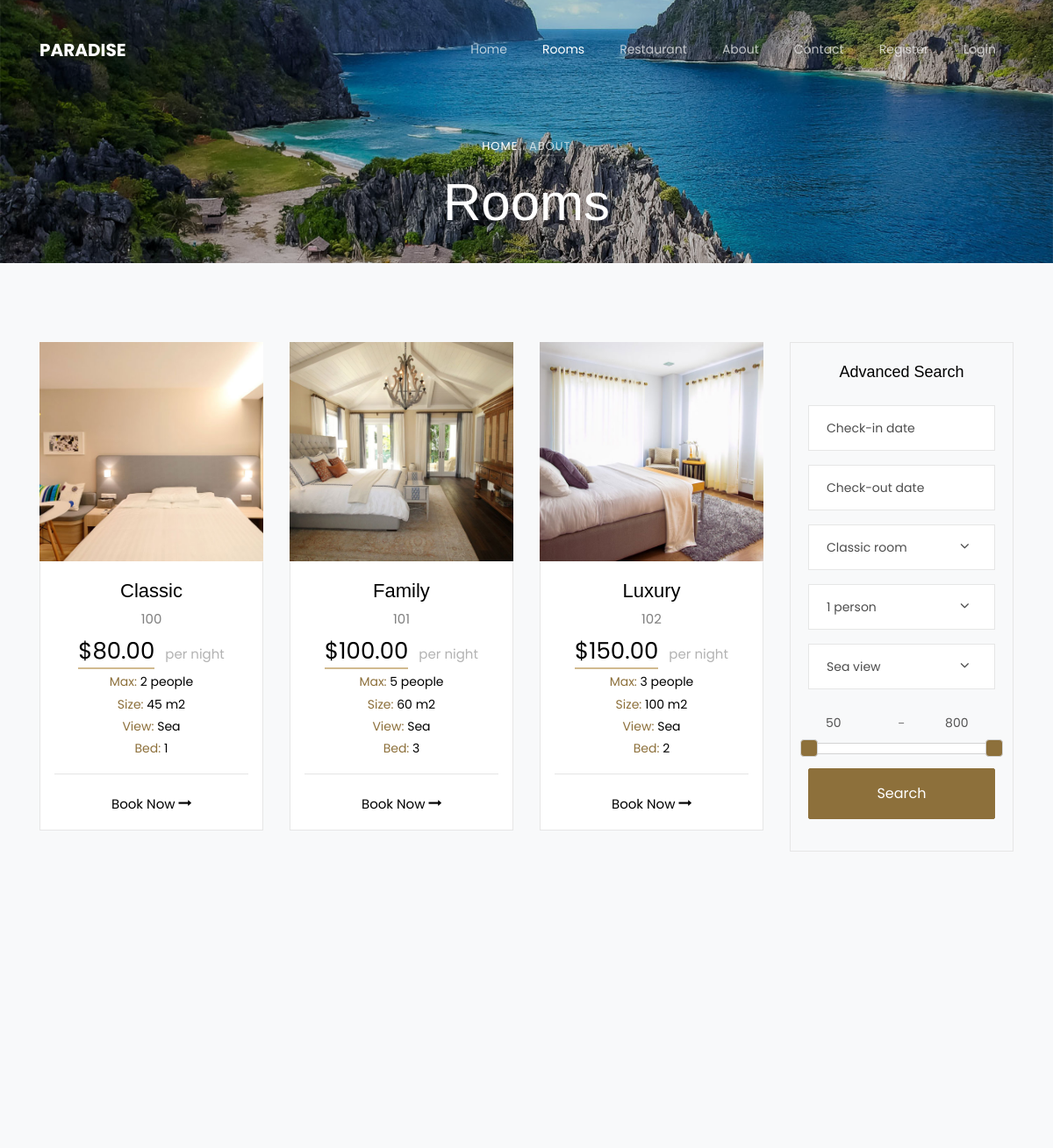
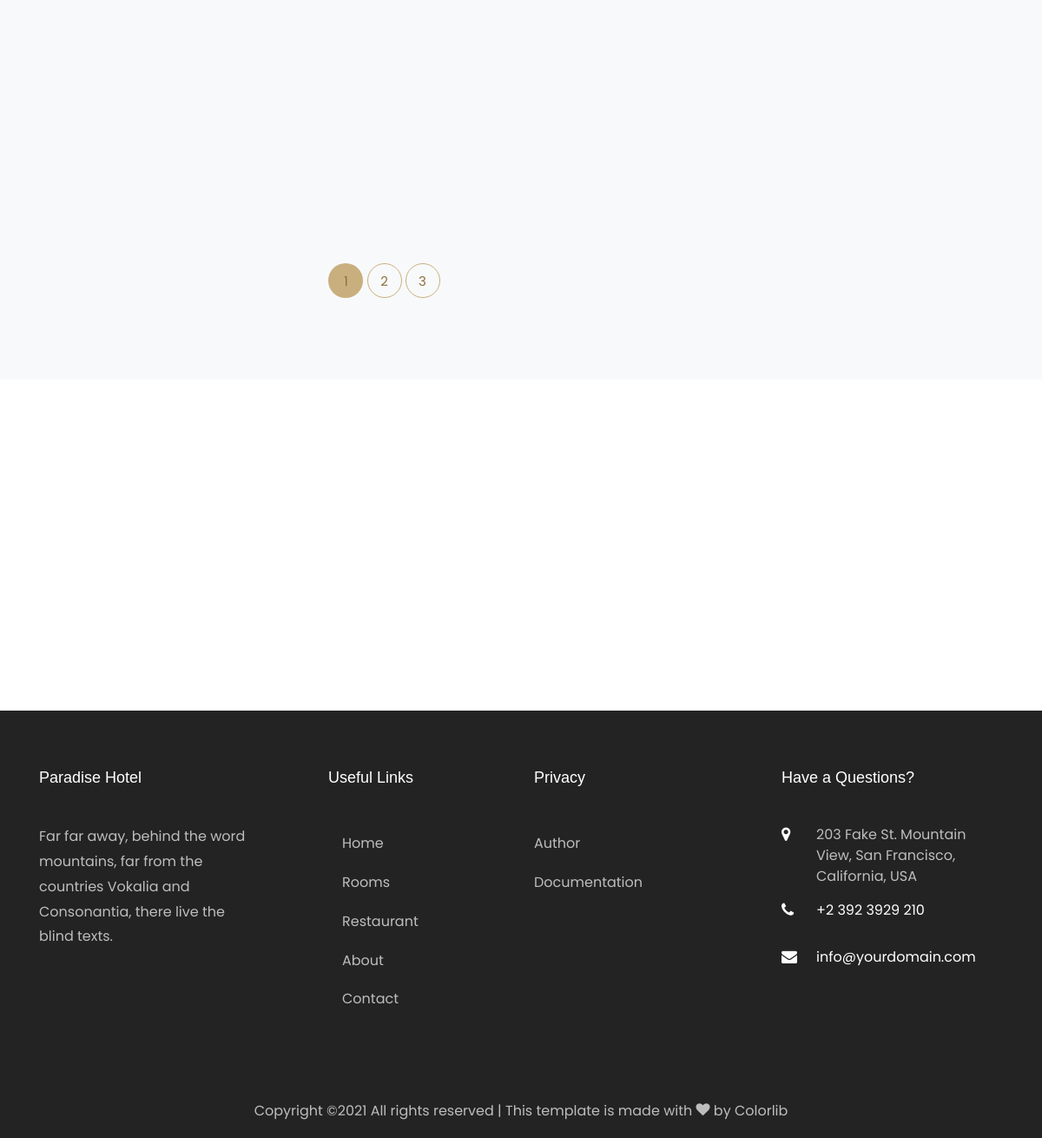
Screenshot of /index.php?page=rooms with the database file from the repository (2 pictures, top to bottom).
### tables this page shows
CREATE TABLE `menu` (
  `id` int(255) NOT NULL,
  `link` varchar(255) NOT NULL,
  `name` varchar(255) NOT NULL,
  `position` int(255) NOT NULL
);

CREATE TABLE `room` (
  `id` int(255) NOT NULL,
  `number` int(255) NOT NULL,
  `size` int(10) NOT NULL,
  `num_people` int(10) NOT NULL,
  `num_beds` int(10) NOT NULL,
  `coverImage` varchar(255) NOT NULL,
  `description` text NOT NULL,
  `id_view` int(255) NOT NULL,
  `id_room_type` int(10) NOT NULL
);

CREATE TABLE `room_type` (
  `id` int(10) NOT NULL,
  `name` varchar(255) NOT NULL
);

CREATE TABLE `view` (
  `id` int(255) NOT NULL,
  `name` varchar(255) NOT NULL
);

### views/pages/rooms.php (the view, shortened to what this page needs)
   <div class="hero-wrap" style="background-image: url('assets/images/bg_1.jpg');">
     <div class="overlay"></div>
     <div class="container">
       <div class="row no-gutters slider-text d-flex align-itemd-end justify-content-center">
         <div class="col-md-9 ftco-animate text-center d-flex align-items-end justify-content-center">
         	<div class="text">
            <p class="breadcrumbs mb-2"><span class="mr-2"><a href="index.html">Home</a></span> <span>About</span></p>
            <h1 class="mb-4 bread">Rooms</h1>
           </div>
         </div>
       </div>
     </div>
   </div>
   <section class="ftco-section bg-light">
   	<div class="container">
   		<div class="row">
			<div class="col-lg-9">
				<div class="row" id="rooms">
				<?php
				$page = 0;
				$query = "SELECT r.id AS idRoom, r.number, v.name AS view, r.size, r.num_people, r.num_beds, r.coverImage, p.price, rt.name
						  from room_type rt INNER JOIN room r ON rt.id=r.id_room_type
						  INNER JOIN price p ON r.id=p.id_room INNER JOIN view v ON v.id=r.id_view
						  WHERE p.price = (SELECT MAX(price) FROM price WHERE id_room = r.id) ORDER BY r.id
						  LIMIT $page,6";
				$prepare = $conn->prepare($query);
				$result = $prepare->execute();
				if($result):
					$rooms = $prepare->fetchAll();
				foreach($rooms as $r):
			?>
			<div class="col-sm col-md-6 col-lg-4 ftco-animate">
	    		<div class="room">
	    			<a href="index.php?page=room-single&id=<?= $r->idRoom ?>" class="img d-flex justify-content-center align-items-center" style="background-image: url(assets/images/<?= $r->coverImage ?>.jpg);">
	    			</a>
	    			<div class="text p-3 text-center">
						<h3 class="mb-3"><a href="index.php?page=room-single&id=<?= $r->idRoom ?>"><?= $r->name ?></a></h3>
						<p><?= $r->number ?></p>
	    				<p><span class="price mr-2">&#36;<?= $r->price ?>.00</span> <span class="per">per night</span></p>
	    					<ul class="list">
	    						<li><span>Max: </span><?= $r->num_people ?> people</li>
	    						<li><span>Size: </span><?= $r->size ?> m2</li>
	    						<li><span>View: </span><?= $r->view ?></li>
	    						<li><span>Bed:  </span><?= $r->num_beds ?></li>
	    					</ul>
	    					<hr>
	    				<p class="pt-1"><a href="index.php?page=room-single&id=<?= $r->id ?>" class="btn-custom">Book Now <span class="icon-long-arrow-right"></span></a></p>
	    			</div>
	    		</div>
			</div>
				<?php endforeach; endif; ?>
			<div class="row mt-5">
				<div class="col text-center">
					<div class="block-27">
						<ul>
						<li class="<?= (!isset($_GET['p']))? 'active': ''; ?>"><a href="index.php?page=rooms">1</a></li>
							<?php
								$numOfRooms = "SELECT count(*) AS num FROM room";
								$result = $conn->query($numOfRooms)->fetch();
								$rooms = $result->num;
								$paginationNum = ceil($rooms/6);
								for($i=2; $i<=$paginationNum; $i++):
							?>
							<li class="<?= ($_GET['p']==$i)? 'active': ''; ?>"><a href="index.php?page=rooms&p=<?= $i ?>"><?= $i ?></a></li>
								<?php endfor;?>
						</ul>
					</div>
				</div>
   			</div>
	    </div>
	    	</div>
	    	<div class="col-lg-3 sidebar">
      		<div class="sidebar-wrap bg-light ftco-animate">
      			<h3 class="heading mb-4">Advanced Search</h3>
      			<form action="#" method="POST">
      				<div class="fields">
	              <div class="form-group">
				  	<input type="text" class="form-control checkin_date" placeholder="Check-in date" id="checkIn">
				</div>
	              <div class="form-group">
				  	<input type="text" class="form-control checkout_date" placeholder="Check-out date" id="checkOut">
	              </div>
	              <div class="form-group">
	                <div class="select-wrap one-third">
						<div class="icon"><span class="ion-ios-arrow-down"></span></div>
							<select name="roomType" id="roomType" class="form-control">
								<?php
									$query = "SELECT * FROM room_type";
									$result = $conn->query($query)->fetchAll();
										foreach($result as $r):
								?>
									<option value=<?= $r->id ?>><?= $r->name ?> room</option>
										<?php endforeach; ?>
							</select>
						</div>
					</div>
	              <div class="form-group">
	                <div class="select-wrap one-third">
						<div class="icon"><span class="ion-ios-arrow-down"></span></div>
						<select name="numPeople" id="numPeople" class="form-control">
							<?php
								$query = "SELECT num_people FROM room GROUP BY num_people";
								$result = $conn->query($query)->fetchAll();
								foreach($result as $r):
									if($r->num_people == 1):
							?>
								<option value=<?= $r->num_people ?>><?= $r->num_people ?> person</option>
									<?php else: ?>
								<option value=<?= $r->num_people ?>><?= $r->num_people ?> people</option>
								<?php endif; endforeach; ?>
						</select>
						</div>
					</div>
					<div class="form-group">
						<div class="select-wrap one-third">
							<div class="icon"><span class="ion-ios-arrow-down"></span></div>
							<select name="view" id="view" class="form-control">
								<?php
									$query = "SELECT id, name FROM view ";
									$result = $conn->query($query)->fetchAll();
									foreach($result as $r):
								?>
									<option value=<?= $r->id ?>><?= $r->name ?> view</option>
									<?php endforeach; ?>
							</select>
						</div>
					</div>
	              <div class="form-group">
				  <div class="range-slider">
					  <?php
							$query = "SELECT MAX(price) AS max, MIN(price) AS min FROM price";
							$minMax = $conn->query($query)->fetch();
						?>
						<input type="number" class="sliderValue min" data-index="0" value="<?= $minMax->min ?>" disabled/> <span>-</span>
						<input type="number" class="sliderValue max" data-index="1" value="<?= $minMax->max ?>" disabled/>
					</div>
					<div id="slider"></div>
	              </div>
	              <div class="form-group">
	                <input type="button" id="search" value="Search" class="btn btn-primary py-3 px-5">
	              </div>
	            </div>
            </form>
      		</div>
        </div>
	</div>
   </div>
</section>

### views/fixed/head.php (shortened to what this page needs)
<!DOCTYPE html>
<html lang="en">
  <head>
    <link rel="stylesheet" href="assets/css/open-iconic-bootstrap.min.css">
    <link rel="stylesheet" href="assets/css/animate.css">
    <link rel="stylesheet" href="assets/css/owl.carousel.min.css">
    <link rel="stylesheet" href="assets/css/owl.theme.default.min.css">
    <link rel="stylesheet" href="assets/css/magnific-popup.css">
    <link rel="stylesheet" href="assets/css/aos.css">
    <link rel="stylesheet" href="assets/css/ionicons.min.css">
    <link rel="stylesheet" href="assets/css/bootstrap-datepicker.css">
    <link rel="stylesheet" href="assets/css/jquery.timepicker.css">
    <link rel="stylesheet" href="assets/css/flaticon.css">
    <link rel="stylesheet" href="assets/css/icomoon.css">
    <link rel="stylesheet" href="https://ajax.googleapis.com/ajax/libs/jqueryui/1.12.1/themes/smoothness/jquery-ui.css">
    <link rel="stylesheet" href="assets/css/style.css">
  </head>
  <body>

### views/fixed/nav.php (shortened to what this page needs)
<nav class="navbar navbar-expand-lg navbar-dark ftco_navbar bg-dark ftco-navbar-light" id="ftco-navbar">
    <div class="container">
      <a class="navbar-brand" href="index.php">Paradise</a>
      <div class="collapse navbar-collapse" id="ftco-nav">
        <ul class="navbar-nav ml-auto">
            <?php
            if(isset($_SESSION["user"])){
                $user = $_SESSION["user"];
                $id = $user->id_role;
            }else{
                $id = 3;
            }
            $query = "SELECT link, m.name FROM role r INNER JOIN menu_role mr ON r.id=mr.id_role
                      INNER JOIN menu m ON mr.id_menu=m.id
                      WHERE r.id = :id ORDER BY position";
            $prepare = $conn->prepare($query);
            $prepare->bindParam(":id", $id);
            $prepare->execute();
            $result = $prepare->fetchAll();
            foreach($result as $r):?>
              <li class="nav-item <?= ($_SERVER["QUERY_STRING"]=="page=".strtolower($r->name))?"active" : ""; ?>">
                  <a href="<?= strtolower($r->name)=="adminpanel" ? "admin/index.php" : "index.php?page=".strtolower($r->name) ?>" class="nav-link"><?= $r->name ?></a>
              </li>
            <?php endforeach; ?>
        </ul>
      </div>
    </div>
  </nav>

### index.php (shortened to what this page needs)
<?php
  include "views/fixed/head.php";
  include "views/fixed/nav.php";
  if(isset($_GET['page'])){
    switch($_GET['page'])
    {
      case 'rooms':
        include "views/pages/rooms.php";
        break;
    }
  } else {
    include "views/pages/home.php";
  }
  include "views/fixed/instagram.php";
  include "views/fixed/footer.php";
?>

### views/fixed/instagram.php (shortened to what this page needs)
<section class="instagram">
      <div class="container-fluid">
        <div class="row no-gutters justify-content-center pb-5">
        </div>
        <div class="row no-gutters">
		</div>
      </div>
    </section>

### views/fixed/footer.php (shortened to what this page needs)
    <footer class="ftco-footer ftco-bg-dark ftco-section">
      <div class="container">
        <div class="row mb-5">
          <div class="col-md">
            <div class="ftco-footer-widget mb-4">
              <h2 class="ftco-heading-2">Paradise Hotel</h2>
              <p>Far far away, behind the word mountains, far from the countries Vokalia and Consonantia, there live the blind texts.</p>
              <ul class="ftco-footer-social list-unstyled float-md-left float-lft mt-5">
              </ul>
            </div>
          </div>
          <div class="col-md">
            <div class="ftco-footer-widget mb-4 ml-md-5">
              <h2 class="ftco-heading-2">Useful Links</h2>
              <ul class="list-unstyled">
				<?php
				if(isset($_SESSION["user"])){
					$user = $_SESSION["user"];
					$id = $user->id_role;
				}else{
					$id = 3;
				}
				$query = "SELECT link, m.name FROM role r INNER JOIN menu_role mr ON r.id=mr.id_role
						INNER JOIN menu m ON mr.id_menu=m.id
						WHERE r.id = :id ORDER BY position LIMIT 5";
				$prepare = $conn->prepare($query);
				$prepare->bindParam(":id", $id);
				$prepare->execute();
				$result = $prepare->fetchAll();
				foreach($result as $r):?>
				<li class="nav-item <?= (basename($_SERVER["PHP_SELF"])==$r->link)?"active" : ""; ?>">
					<a href="<?= $r->link ?>" class="nav-link"><?= $r->name ?></a>
				</li>
				<?php endforeach; ?>
			</ul>
            </div>
          </div>
          <div class="col-md">
             <div class="ftco-footer-widget mb-4">
              <h2 class="ftco-heading-2">Privacy</h2>
              <ul class="list-unstyled">
                <li><a href="author.php" class="py-2 d-block">Author</a></li>
                <li><a href="documentation.pdf" class="py-2 d-block">Documentation</a></li>
              </ul>
            </div>
          </div>
          <div class="col-md">
            <div class="ftco-footer-widget mb-4">
            	<h2 class="ftco-heading-2">Have a Questions?</h2>
            	<div class="block-23 mb-3">
	              <ul>
	                <li><span class="icon icon-map-marker"></span><span class="text">203 Fake St. Mountain View, San Francisco, California, USA</span></li>
	                <li><a href="#"><span class="icon icon-phone"></span><span class="text">+2 392 3929 210</span></a></li>
	                <li><a href="#"><span class="icon icon-envelope"></span><span class="text">info@yourdomain.com</span></a></li>
	              </ul>
	            </div>
            </div>
          </div>
        </div>
        <div class="row">
          <div class="col-md-12 text-center">
            <p>
  Copyright &copy;<script>document.write(new Date().getFullYear());</script> All rights reserved | This template is made with <i class="icon-heart color-danger" aria-hidden="true"></i> by <a href="https://colorlib.com" target="_blank">Colorlib</a>
  </p>
          </div>
        </div>
      </div>
    </footer>
  </body>
</html>

### assets/css/icomoon.css (style rules this page uses)
[class^="icon-"], [class*=" icon-"] { font-family: 'icomoon' !important; speak: none; font-style: normal; font-weight: normal; font-variant: normal; text-transform: none; line-height: 1; -webkit-font-smoothing: antialiased; -moz-osx-font-smoothing: grayscale; }
.icon-heart:before { content: "\f004"; }
.icon-map-marker:before { content: "\f041"; }
.icon-phone:before { content: "\f095"; }
.icon-envelope:before { content: "\f0e0"; }
.icon-long-arrow-right:before { content: "\f178"; }

### rows the page displays
menu: name "Home"
menu: name "Rooms"
menu: name "Restaurant"
menu: name "About"
menu: name "Contact"
menu: name "Register"
menu: name "Login"
room: coverImage (picture), id_room_type.name "Classic", number "100", price "80", num_people "2", size "45", id_view.name "Sea", num_beds "1"
room: coverImage (picture), id_room_type.name "Family", number "101", price "100", num_people "5", size "60", id_view.name "Sea", num_beds "3"
room: coverImage (picture), id_room_type.name "Luxury", number "102", price "150", num_people "3", size "100", id_view.name "Sea", num_beds "2"

### other values shown
form field roomType "Classic room"
form field numPeople "1 person"
form field view "Sea view"
